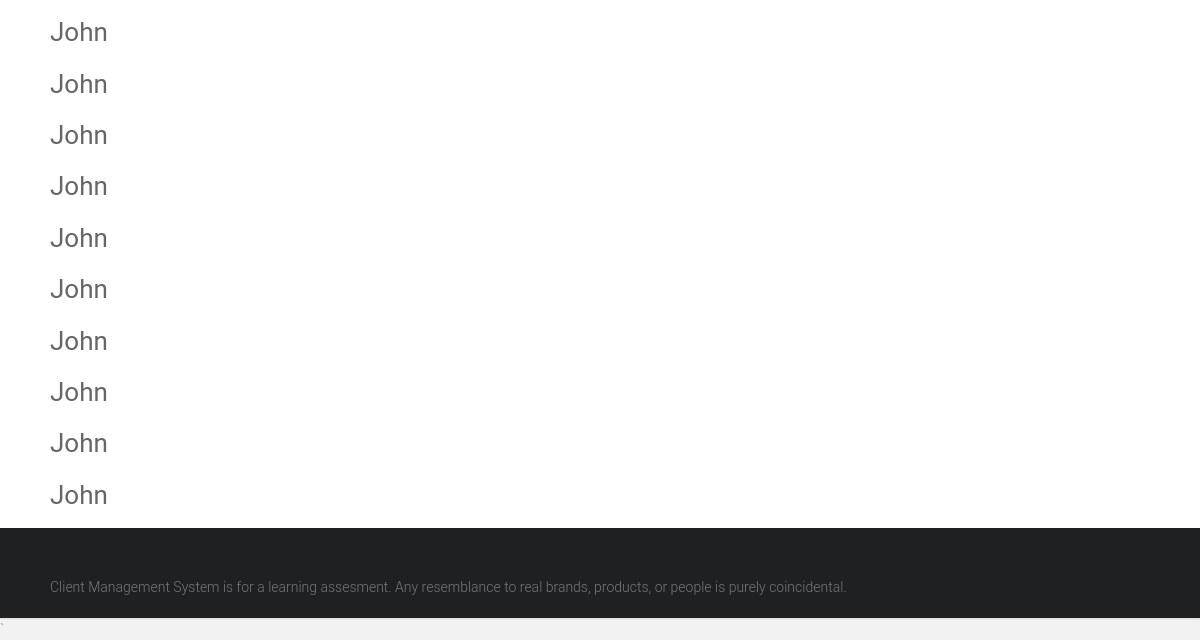
Page /client-list/ (lower part) on the earlier database version.
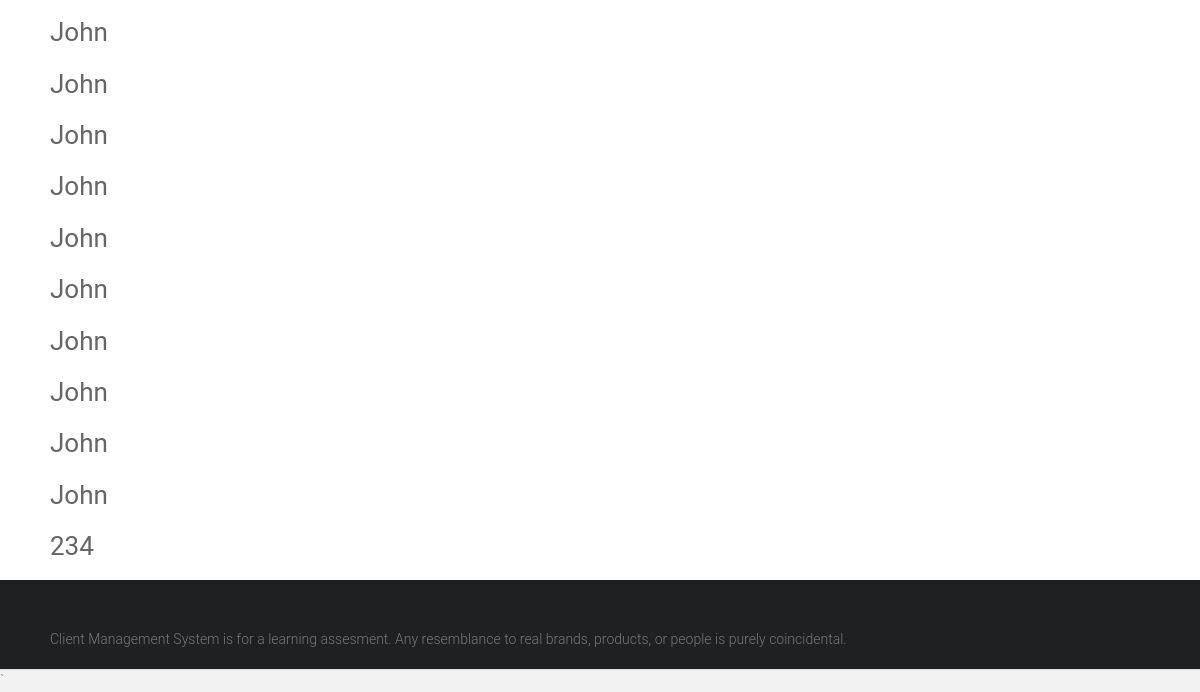
Same page on the later database version.
### cms/models.py (models this page shows, shortened)
class Client(models.Model):
	Client_FirstName = models.CharField(max_length=30, blank=True)
	Client_LastName = models.CharField(max_length=30, blank=True)
	Client_DOB = models.DateField(auto_now=False, auto_now_add=False)
	GENDER_CHOICES = (('m', 'Male'),('f', 'Female'),('o', 'Other'))
	Client_Gender = models.CharField(max_length=1, blank=True, choices=GENDER_CHOICES)
	Client_ServiceProvider = models.CharField(max_length=30, blank=True)
	Client_AdditionalServiceProvider = models.CharField(max_length=30, blank=True)
	COMMUNICATIONSTYLES_CHOICES = (('NV', 'Non-verbal'),('V', 'Verbal'),)
	Client_CommunicationStyle = models.CharField(max_length=2, blank=True, choices=COMMUNICATIONSTYLES_CHOICES)

### cms/views.py (the view)
# urls.py: path('client-list/', views.client_list),
def client_list(request):
	clients = Client.objects.all()
	return render(request, 'clients/client_list.html', {'clients':clients})

### cms/templates/clients/client_list.html (shortened to what this page needs)
{% extends "base.html" %}
{% block content %}
{% load static %}
<div>
	{% for client in clients %}
		<div class = "client">
			<a href ="{% url 'client-detail' client.id %}" >
				<h3>{{ client.Client_FirstName|capfirst }}</h3>
			</a>
		</div>
	{% endfor %}
</div>
{% endblock %}

### cms/templates/base.html (shortened to what this page needs)
{% load static %}
<html lang="en-US">
    <head>
        <link rel="stylesheet" id="ample-style-css" href="{% static 'style.css' %}" type="text/css" media="all">
    </head>
    <body class="wide">
        <div id="page" class="hfeed">
            <div class="main-wrapper">
                <div class="single-page clearfix">
                    <div class="inner-wrap">
                        <div>
                        {% block content %}
						{% endblock %}
                        </div>
                    </div>
                </div>
            </div>
            <footer id="colophon">
                <div class="inner-wrap">
                    Client Management System is for a learning assesment. Any resemblance to real brands, products, or people is purely coincidental.
                </div>
            </footer>
        </div>
    </body>
</html>

### cms/static/style.css (style rules this page uses)
html, body, div, span, applet, object, iframe, h1, h2, h3, h4, h5, h6, p, blockquote, pre, a, abbr, acronym, address, big, cite, code, del, dfn, em, font, ins, kbd, q, s, samp, small, strike, strong, sub, sup, tt, var, dl, dt, dd, ol, ul, li, fieldset, form, label, legend, table, caption, tbody, tfoot, thead, tr, th, td { border: 0; font: inherit; font-size: 100%; font-style: inherit; font-weight: inherit; margin: 0; outline: 0; padding: 0; vertical-align: baseline; }
html { overflow-y: scroll; -webkit-text-size-adjust: 100%; -ms-text-size-adjust: 100%; }
article, aside, details, figcaption, figure, footer, header, main, nav, section { display: block; }
h1, h2, h3, h4, h5, h6 { color: #666666; line-height: 1.4; padding-bottom: 15px; font-weight: normal; }
h3 { font-size: 26px; }
body, button, input, select, textarea { color: #888888; font-size: 15px; line-height: 1.5; font-family: 'Roboto', sans-serif; font-weight: 300; }
body { background: #f2f2f2; }
a { color: #80abc8; text-decoration: none; -webkit-transition: 0.25s ease-in-out; -moz-transition: 0.25s ease-in-out; transition: 0.25s ease-in-out; -ms-transition: 0.25s ease-in-out; -o-transition: 0.25s ease-in-out; }
.clearfix:after { visibility: hidden; display: block; font-size: 0; content: " "; clear: both; height: 0; }
.clearfix { display: inline-block; }
.clearfix { display: block; }
body { padding-top: 30px; padding-bottom: 30px; }
body.wide { padding-top: 0; padding-bottom: 0; }
#page { background-color: #ffffff; margin: 0 auto; max-width: 1180px; box-shadow: 0 1px 2px 0 rgba(0, 0, 0, 0.1); }
.wide #page { max-width: 100%; }
.inner-wrap { max-width: 1100px; margin: 0 auto; }
.single-page { margin-top: 50px; }
#colophon { font-size: 14px; clear: both; color: #777; background-color: #1f2021; overflow: hidden; padding: 50px 0 20px; }
#colophon, #colophon p { font-size: 14px; line-height: 1.4; }

Differences in the rows shown:
added Client: Client_FirstName "234"
